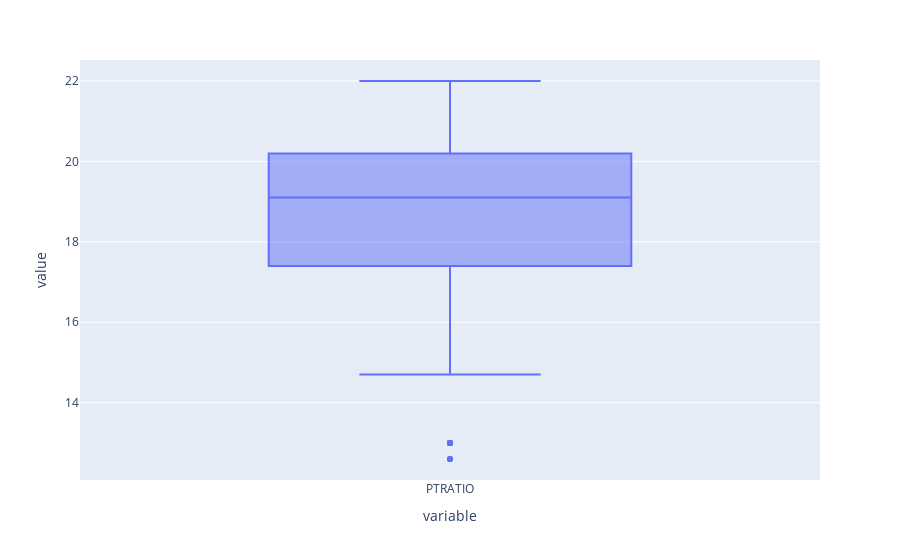

Here is the notebook cell this chart was saved with:
### Code cell
analise(df['PTRATIO'])

### Figure 1 — Plotly figure (JSON) as saved in the notebook; plotly's stock layout.template omitted (floating-point values rounded to 4 significant figures; data arrays with more than 128 entries replaced by an {"elided": "..."} marker saying what was removed)
{"data": [{"alignmentgroup": "True", "hovertemplate": "variable=%{x}<br>value=%{y}<extra></extra>", "legendgroup": "", "marker": {"color": "#636efa"}, "name": "", "notched": false, "offsetgroup": "", "orientation": "v", "showlegend": false, "type": "box", "x": {"elided": "489 str values"}, "x0": " ", "xaxis": "x", "y": {"elided": "489 float values"}, "y0": " ", "yaxis": "y"}], "layout": {"boxmode": "group", "legend": {"tracegroupgap": 0}, "margin": {"t": 60}, "xaxis": {"anchor": "y", "domain": [0, 1], "title": {"text": "variable"}}, "yaxis": {"anchor": "x", "domain": [0, 1], "title": {"text": "value"}}}}
